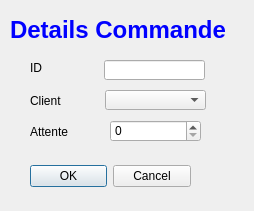
<?xml version="1.0" encoding="UTF-8"?>
<ui version="4.0">
 <class>add_commande</class>
 <widget class="QDialog" name="add_commande">
  <property name="geometry">
   <rect>
    <x>0</x>
    <y>0</y>
    <width>254</width>
    <height>211</height>
   </rect>
  </property>
  <property name="windowTitle">
   <string>Dialog</string>
  </property>
  <widget class="QDialogButtonBox" name="buttonBox">
   <property name="geometry">
    <rect>
     <x>30</x>
     <y>160</y>
     <width>161</width>
     <height>32</height>
    </rect>
   </property>
   <property name="orientation">
    <enum>Qt::Horizontal</enum>
   </property>
   <property name="standardButtons">
    <set>QDialogButtonBox::Cancel|QDialogButtonBox::Ok</set>
   </property>
  </widget>
  <widget class="QLineEdit" name="id">
   <property name="geometry">
    <rect>
     <x>104</x>
     <y>60</y>
     <width>101</width>
     <height>20</height>
    </rect>
   </property>
  </widget>
  <widget class="QLabel" name="label_7">
   <property name="geometry">
    <rect>
     <x>30</x>
     <y>124</y>
     <width>51</width>
     <height>16</height>
    </rect>
   </property>
   <property name="text">
    <string>Attente</string>
   </property>
  </widget>
  <widget class="QComboBox" name="client">
   <property name="geometry">
    <rect>
     <x>105</x>
     <y>90</y>
     <width>101</width>
     <height>20</height>
    </rect>
   </property>
  </widget>
  <widget class="QLabel" name="label_4">
   <property name="geometry">
    <rect>
     <x>30</x>
     <y>93</y>
     <width>61</width>
     <height>16</height>
    </rect>
   </property>
   <property name="text">
    <string>Client</string>
   </property>
  </widget>
  <widget class="QLabel" name="label">
   <property name="geometry">
    <rect>
     <x>10</x>
     <y>10</y>
     <width>231</width>
     <height>41</height>
    </rect>
   </property>
   <property name="text">
    <string>&lt;html&gt;&lt;head/&gt;&lt;body&gt;&lt;p&gt;&lt;span style=&quot; font-size:18pt; font-weight:600; color:#0000ff;&quot;&gt;Details Commande&lt;/span&gt;&lt;/p&gt;&lt;/body&gt;&lt;/html&gt;</string>
   </property>
  </widget>
  <widget class="QLabel" name="label_2">
   <property name="geometry">
    <rect>
     <x>30</x>
     <y>60</y>
     <width>16</width>
     <height>16</height>
    </rect>
   </property>
   <property name="text">
    <string>ID</string>
   </property>
  </widget>
  <widget class="QSpinBox" name="attente">
   <property name="geometry">
    <rect>
     <x>110</x>
     <y>120</y>
     <width>91</width>
     <height>22</height>
    </rect>
   </property>
  </widget>
 </widget>
 <resources/>
 <connections>
  <connection>
   <sender>buttonBox</sender>
   <signal>accepted()</signal>
   <receiver>add_commande</receiver>
   <slot>accept()</slot>
   <hints>
    <hint type="sourcelabel">
     <x>248</x>
     <y>254</y>
    </hint>
    <hint type="destinationlabel">
     <x>157</x>
     <y>274</y>
    </hint>
   </hints>
  </connection>
  <connection>
   <sender>buttonBox</sender>
   <signal>rejected()</signal>
   <receiver>add_commande</receiver>
   <slot>reject()</slot>
   <hints>
    <hint type="sourcelabel">
     <x>316</x>
     <y>260</y>
    </hint>
    <hint type="destinationlabel">
     <x>286</x>
     <y>274</y>
    </hint>
   </hints>
  </connection>
 </connections>
</ui>
